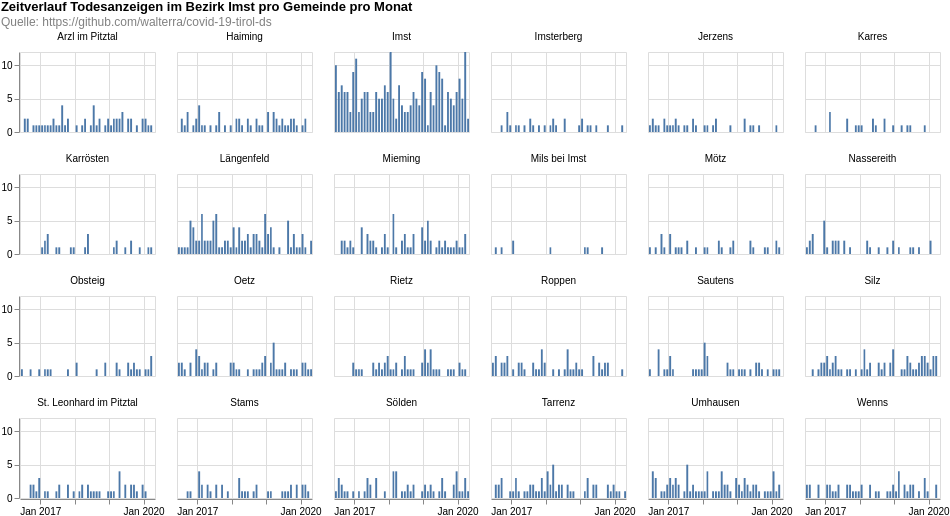

Describe this chart as a Vega-Lite specification.
### Vega-Lite specification from a JSON file in a GitHub repository (floating-point values rounded to 4 significant figures; data arrays with more than 128 entries replaced by an {"elided": "..."} marker saying what was removed)
{"$schema": "https://vega.github.io/schema/vega-lite/v4.8.1.json", "columns": 6, "config": {"view": {"continuousHeight": 300, "continuousWidth": 400}}, "data": {"name": "data-7e5e4c463d25df322eeed56acf455ad0"}, "datasets": {"data-7e5e4c463d25df322eeed56acf455ad0": {"elided": "1297 records"}}, "facet": {"field": "municipaly", "title": null, "type": "nominal"}, "padding": 0, "spec": {"layer": [{"encoding": {"tooltip": [{"field": "date", "timeUnit": "yearmonth", "type": "temporal"}, {"aggregate": "sum", "field": "count", "type": "quantitative"}], "x": {"field": "date", "timeUnit": "yearmonth", "title": null, "type": "temporal"}, "y": {"aggregate": "sum", "field": "count", "title": null, "type": "quantitative"}}, "height": 80, "mark": "bar", "width": 135}]}, "title": {"color": "black", "subtitle": ["Quelle: https://github.com/walterra/covid-19-tirol-ds"], "subtitleColor": "gray", "text": ["Zeitverlauf Todesanzeigen im Bezirk Imst pro Gemeinde pro Monat"]}}
